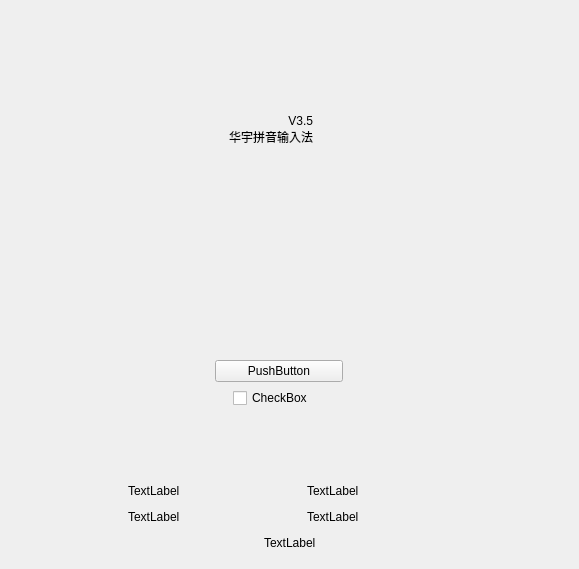
<?xml version="1.0" encoding="UTF-8"?>
<ui version="4.0">
 <class>AboutStackedWidget</class>
 <widget class="QWidget" name="AboutStackedWidget">
  <property name="geometry">
   <rect>
    <x>0</x>
    <y>0</y>
    <width>579</width>
    <height>569</height>
   </rect>
  </property>
  <property name="windowTitle">
   <string>Form</string>
  </property>
  <layout class="QVBoxLayout" name="verticalLayout_6">
   <property name="leftMargin">
    <number>0</number>
   </property>
   <property name="topMargin">
    <number>0</number>
   </property>
   <property name="rightMargin">
    <number>0</number>
   </property>
   <property name="bottomMargin">
    <number>0</number>
   </property>
   <item>
    <layout class="QVBoxLayout" name="verticalLayout_5" stretch="36,314,45,45,13">
     <item>
      <spacer name="verticalSpacer_3">
       <property name="orientation">
        <enum>Qt::Vertical</enum>
       </property>
       <property name="sizeHint" stdset="0">
        <size>
         <width>20</width>
         <height>18</height>
        </size>
       </property>
      </spacer>
     </item>
     <item>
      <layout class="QHBoxLayout" name="horizontalLayout" stretch="84,362,104">
       <property name="spacing">
        <number>0</number>
       </property>
       <item>
        <spacer name="horizontalSpacer">
         <property name="orientation">
          <enum>Qt::Horizontal</enum>
         </property>
         <property name="sizeHint" stdset="0">
          <size>
           <width>40</width>
           <height>20</height>
          </size>
         </property>
        </spacer>
       </item>
       <item>
        <widget class="QWidget" name="logo_widget" native="true">
         <property name="minimumSize">
          <size>
           <width>0</width>
           <height>0</height>
          </size>
         </property>
         <property name="maximumSize">
          <size>
           <width>16777215</width>
           <height>16635</height>
          </size>
         </property>
         <layout class="QVBoxLayout" name="verticalLayout_4" stretch="70,0,200,30,20">
          <property name="spacing">
           <number>0</number>
          </property>
          <property name="leftMargin">
           <number>0</number>
          </property>
          <property name="topMargin">
           <number>0</number>
          </property>
          <property name="rightMargin">
           <number>0</number>
          </property>
          <property name="bottomMargin">
           <number>0</number>
          </property>
          <item>
           <spacer name="verticalSpacer_9">
            <property name="orientation">
             <enum>Qt::Vertical</enum>
            </property>
            <property name="sizeType">
             <enum>QSizePolicy::Expanding</enum>
            </property>
            <property name="sizeHint" stdset="0">
             <size>
              <width>20</width>
              <height>37</height>
             </size>
            </property>
           </spacer>
          </item>
          <item>
           <widget class="QWidget" name="widget" native="true">
            <layout class="QVBoxLayout" name="verticalLayout_2" stretch="2,2">
             <property name="spacing">
              <number>0</number>
             </property>
             <property name="leftMargin">
              <number>0</number>
             </property>
             <property name="topMargin">
              <number>0</number>
             </property>
             <property name="rightMargin">
              <number>0</number>
             </property>
             <property name="bottomMargin">
              <number>0</number>
             </property>
             <item>
              <layout class="QHBoxLayout" name="horizontalLayout_6" stretch="118,95,149">
               <item>
                <spacer name="horizontalSpacer_16">
                 <property name="orientation">
                  <enum>Qt::Horizontal</enum>
                 </property>
                 <property name="sizeType">
                  <enum>QSizePolicy::Expanding</enum>
                 </property>
                 <property name="sizeHint" stdset="0">
                  <size>
                   <width>230</width>
                   <height>20</height>
                  </size>
                 </property>
                </spacer>
               </item>
               <item>
                <widget class="QLabel" name="version_label">
                 <property name="layoutDirection">
                  <enum>Qt::RightToLeft</enum>
                 </property>
                 <property name="text">
                  <string>V3.5</string>
                 </property>
                 <property name="alignment">
                  <set>Qt::AlignBottom|Qt::AlignRight|Qt::AlignTrailing</set>
                 </property>
                </widget>
               </item>
               <item>
                <spacer name="horizontalSpacer_17">
                 <property name="orientation">
                  <enum>Qt::Horizontal</enum>
                 </property>
                 <property name="sizeHint" stdset="0">
                  <size>
                   <width>40</width>
                   <height>20</height>
                  </size>
                 </property>
                </spacer>
               </item>
              </layout>
             </item>
             <item>
              <layout class="QHBoxLayout" name="horizontalLayout_7" stretch="118,95,149">
               <item>
                <spacer name="horizontalSpacer_14">
                 <property name="orientation">
                  <enum>Qt::Horizontal</enum>
                 </property>
                 <property name="sizeType">
                  <enum>QSizePolicy::Expanding</enum>
                 </property>
                 <property name="sizeHint" stdset="0">
                  <size>
                   <width>180</width>
                   <height>20</height>
                  </size>
                 </property>
                </spacer>
               </item>
               <item>
                <widget class="QLabel" name="name_label">
                 <property name="text">
                  <string>华宇拼音输入法</string>
                 </property>
                 <property name="alignment">
                  <set>Qt::AlignRight|Qt::AlignTop|Qt::AlignTrailing</set>
                 </property>
                </widget>
               </item>
               <item>
                <spacer name="horizontalSpacer_15">
                 <property name="orientation">
                  <enum>Qt::Horizontal</enum>
                 </property>
                 <property name="sizeHint" stdset="0">
                  <size>
                   <width>40</width>
                   <height>20</height>
                  </size>
                 </property>
                </spacer>
               </item>
              </layout>
             </item>
            </layout>
           </widget>
          </item>
          <item>
           <spacer name="verticalSpacer_8">
            <property name="orientation">
             <enum>Qt::Vertical</enum>
            </property>
            <property name="sizeType">
             <enum>QSizePolicy::Expanding</enum>
            </property>
            <property name="sizeHint" stdset="0">
             <size>
              <width>13</width>
              <height>157</height>
             </size>
            </property>
           </spacer>
          </item>
          <item>
           <layout class="QVBoxLayout" name="verticalLayout_3" stretch="10,5,10,10,10">
            <property name="spacing">
             <number>6</number>
            </property>
            <item>
             <layout class="QHBoxLayout" name="horizontalLayout_12" stretch="120,120,120">
              <item>
               <spacer name="horizontalSpacer_18">
                <property name="orientation">
                 <enum>Qt::Horizontal</enum>
                </property>
                <property name="sizeHint" stdset="0">
                 <size>
                  <width>40</width>
                  <height>20</height>
                 </size>
                </property>
               </spacer>
              </item>
              <item>
               <widget class="QLabel" name="loading_label">
                <property name="sizePolicy">
                 <sizepolicy hsizetype="Preferred" vsizetype="Expanding">
                  <horstretch>0</horstretch>
                  <verstretch>0</verstretch>
                 </sizepolicy>
                </property>
                <property name="minimumSize">
                 <size>
                  <width>0</width>
                  <height>0</height>
                 </size>
                </property>
                <property name="maximumSize">
                 <size>
                  <width>15536</width>
                  <height>15536</height>
                 </size>
                </property>
                <property name="text">
                 <string/>
                </property>
               </widget>
              </item>
              <item>
               <spacer name="horizontalSpacer_19">
                <property name="orientation">
                 <enum>Qt::Horizontal</enum>
                </property>
                <property name="sizeHint" stdset="0">
                 <size>
                  <width>40</width>
                  <height>20</height>
                 </size>
                </property>
               </spacer>
              </item>
             </layout>
            </item>
            <item>
             <spacer name="verticalSpacer_4">
              <property name="orientation">
               <enum>Qt::Vertical</enum>
              </property>
              <property name="sizeHint" stdset="0">
               <size>
                <width>20</width>
                <height>40</height>
               </size>
              </property>
             </spacer>
            </item>
            <item>
             <layout class="QHBoxLayout" name="horizontalLayout_10" stretch="120,120,120">
              <item>
               <spacer name="horizontalSpacer_22">
                <property name="orientation">
                 <enum>Qt::Horizontal</enum>
                </property>
                <property name="sizeHint" stdset="0">
                 <size>
                  <width>40</width>
                  <height>20</height>
                 </size>
                </property>
               </spacer>
              </item>
              <item>
               <widget class="QPushButton" name="update_now_btn">
                <property name="sizePolicy">
                 <sizepolicy hsizetype="Expanding" vsizetype="Expanding">
                  <horstretch>0</horstretch>
                  <verstretch>0</verstretch>
                 </sizepolicy>
                </property>
                <property name="minimumSize">
                 <size>
                  <width>0</width>
                  <height>0</height>
                 </size>
                </property>
                <property name="text">
                 <string>PushButton</string>
                </property>
               </widget>
              </item>
              <item>
               <spacer name="horizontalSpacer_23">
                <property name="orientation">
                 <enum>Qt::Horizontal</enum>
                </property>
                <property name="sizeHint" stdset="0">
                 <size>
                  <width>40</width>
                  <height>20</height>
                 </size>
                </property>
               </spacer>
              </item>
             </layout>
            </item>
            <item>
             <spacer name="verticalSpacer_5">
              <property name="orientation">
               <enum>Qt::Vertical</enum>
              </property>
              <property name="sizeHint" stdset="0">
               <size>
                <width>20</width>
                <height>40</height>
               </size>
              </property>
             </spacer>
            </item>
            <item>
             <layout class="QHBoxLayout" name="horizontalLayout_11" stretch="150,102,143">
              <item>
               <spacer name="horizontalSpacer_24">
                <property name="orientation">
                 <enum>Qt::Horizontal</enum>
                </property>
                <property name="sizeHint" stdset="0">
                 <size>
                  <width>40</width>
                  <height>20</height>
                 </size>
                </property>
               </spacer>
              </item>
              <item>
               <widget class="QCheckBox" name="auto_update_checkbox">
                <property name="sizePolicy">
                 <sizepolicy hsizetype="Minimum" vsizetype="Expanding">
                  <horstretch>0</horstretch>
                  <verstretch>0</verstretch>
                 </sizepolicy>
                </property>
                <property name="text">
                 <string>CheckBox</string>
                </property>
               </widget>
              </item>
              <item>
               <spacer name="horizontalSpacer_25">
                <property name="orientation">
                 <enum>Qt::Horizontal</enum>
                </property>
                <property name="sizeHint" stdset="0">
                 <size>
                  <width>40</width>
                  <height>20</height>
                 </size>
                </property>
               </spacer>
              </item>
             </layout>
            </item>
           </layout>
          </item>
          <item>
           <spacer name="verticalSpacer_6">
            <property name="orientation">
             <enum>Qt::Vertical</enum>
            </property>
            <property name="sizeType">
             <enum>QSizePolicy::Fixed</enum>
            </property>
            <property name="sizeHint" stdset="0">
             <size>
              <width>20</width>
              <height>13</height>
             </size>
            </property>
           </spacer>
          </item>
         </layout>
        </widget>
       </item>
       <item>
        <spacer name="horizontalSpacer_2">
         <property name="orientation">
          <enum>Qt::Horizontal</enum>
         </property>
         <property name="sizeHint" stdset="0">
          <size>
           <width>40</width>
           <height>20</height>
          </size>
         </property>
        </spacer>
       </item>
      </layout>
     </item>
     <item>
      <spacer name="verticalSpacer_2">
       <property name="orientation">
        <enum>Qt::Vertical</enum>
       </property>
       <property name="sizeHint" stdset="0">
        <size>
         <width>20</width>
         <height>18</height>
        </size>
       </property>
      </spacer>
     </item>
     <item>
      <layout class="QVBoxLayout" name="verticalLayout">
       <item>
        <layout class="QHBoxLayout" name="horizontalLayout_16" stretch="0,0,0,0,0,0,0">
         <item>
          <spacer name="horizontalSpacer_9">
           <property name="orientation">
            <enum>Qt::Horizontal</enum>
           </property>
           <property name="sizeType">
            <enum>QSizePolicy::Fixed</enum>
           </property>
           <property name="sizeHint" stdset="0">
            <size>
             <width>115</width>
             <height>20</height>
            </size>
           </property>
          </spacer>
         </item>
         <item>
          <widget class="QLabel" name="ime_web_logo_label">
           <property name="sizePolicy">
            <sizepolicy hsizetype="Preferred" vsizetype="Preferred">
             <horstretch>0</horstretch>
             <verstretch>0</verstretch>
            </sizepolicy>
           </property>
           <property name="text">
            <string/>
           </property>
          </widget>
         </item>
         <item>
          <widget class="QLabel" name="ime_web_content_label">
           <property name="sizePolicy">
            <sizepolicy hsizetype="MinimumExpanding" vsizetype="Preferred">
             <horstretch>0</horstretch>
             <verstretch>0</verstretch>
            </sizepolicy>
           </property>
           <property name="minimumSize">
            <size>
             <width>140</width>
             <height>0</height>
            </size>
           </property>
           <property name="text">
            <string>TextLabel</string>
           </property>
          </widget>
         </item>
         <item>
          <spacer name="horizontalSpacer_27">
           <property name="orientation">
            <enum>Qt::Horizontal</enum>
           </property>
           <property name="sizeType">
            <enum>QSizePolicy::Fixed</enum>
           </property>
           <property name="sizeHint" stdset="0">
            <size>
             <width>20</width>
             <height>20</height>
            </size>
           </property>
          </spacer>
         </item>
         <item>
          <widget class="QLabel" name="bbs_logo_label">
           <property name="sizePolicy">
            <sizepolicy hsizetype="Preferred" vsizetype="Preferred">
             <horstretch>0</horstretch>
             <verstretch>0</verstretch>
            </sizepolicy>
           </property>
           <property name="text">
            <string/>
           </property>
          </widget>
         </item>
         <item>
          <widget class="QLabel" name="bbs_content_label">
           <property name="sizePolicy">
            <sizepolicy hsizetype="MinimumExpanding" vsizetype="Preferred">
             <horstretch>0</horstretch>
             <verstretch>0</verstretch>
            </sizepolicy>
           </property>
           <property name="minimumSize">
            <size>
             <width>170</width>
             <height>0</height>
            </size>
           </property>
           <property name="text">
            <string>TextLabel</string>
           </property>
          </widget>
         </item>
         <item>
          <spacer name="horizontalSpacer_31">
           <property name="orientation">
            <enum>Qt::Horizontal</enum>
           </property>
           <property name="sizeType">
            <enum>QSizePolicy::Expanding</enum>
           </property>
           <property name="sizeHint" stdset="0">
            <size>
             <width>100</width>
             <height>20</height>
            </size>
           </property>
          </spacer>
         </item>
        </layout>
       </item>
       <item>
        <layout class="QHBoxLayout" name="horizontalLayout_14" stretch="0,0,0,0,0,0,0">
         <item>
          <spacer name="horizontalSpacer_8">
           <property name="orientation">
            <enum>Qt::Horizontal</enum>
           </property>
           <property name="sizeType">
            <enum>QSizePolicy::Fixed</enum>
           </property>
           <property name="sizeHint" stdset="0">
            <size>
             <width>115</width>
             <height>20</height>
            </size>
           </property>
          </spacer>
         </item>
         <item>
          <widget class="QLabel" name="phone_logo_label">
           <property name="sizePolicy">
            <sizepolicy hsizetype="Preferred" vsizetype="Preferred">
             <horstretch>0</horstretch>
             <verstretch>0</verstretch>
            </sizepolicy>
           </property>
           <property name="text">
            <string/>
           </property>
          </widget>
         </item>
         <item>
          <widget class="QLabel" name="phone_content_label">
           <property name="sizePolicy">
            <sizepolicy hsizetype="MinimumExpanding" vsizetype="Preferred">
             <horstretch>0</horstretch>
             <verstretch>0</verstretch>
            </sizepolicy>
           </property>
           <property name="minimumSize">
            <size>
             <width>140</width>
             <height>0</height>
            </size>
           </property>
           <property name="text">
            <string>TextLabel</string>
           </property>
          </widget>
         </item>
         <item>
          <spacer name="horizontalSpacer_26">
           <property name="orientation">
            <enum>Qt::Horizontal</enum>
           </property>
           <property name="sizeType">
            <enum>QSizePolicy::Fixed</enum>
           </property>
           <property name="sizeHint" stdset="0">
            <size>
             <width>20</width>
             <height>20</height>
            </size>
           </property>
          </spacer>
         </item>
         <item>
          <widget class="QLabel" name="web_address_logo">
           <property name="sizePolicy">
            <sizepolicy hsizetype="Preferred" vsizetype="Preferred">
             <horstretch>0</horstretch>
             <verstretch>0</verstretch>
            </sizepolicy>
           </property>
           <property name="text">
            <string/>
           </property>
          </widget>
         </item>
         <item>
          <widget class="QLabel" name="web_address_content_label">
           <property name="sizePolicy">
            <sizepolicy hsizetype="MinimumExpanding" vsizetype="Preferred">
             <horstretch>0</horstretch>
             <verstretch>0</verstretch>
            </sizepolicy>
           </property>
           <property name="minimumSize">
            <size>
             <width>170</width>
             <height>0</height>
            </size>
           </property>
           <property name="text">
            <string>TextLabel</string>
           </property>
          </widget>
         </item>
         <item>
          <spacer name="horizontalSpacer_28">
           <property name="orientation">
            <enum>Qt::Horizontal</enum>
           </property>
           <property name="sizeType">
            <enum>QSizePolicy::Expanding</enum>
           </property>
           <property name="sizeHint" stdset="0">
            <size>
             <width>100</width>
             <height>20</height>
            </size>
           </property>
          </spacer>
         </item>
        </layout>
       </item>
       <item>
        <layout class="QHBoxLayout" name="horizontalLayout_15">
         <item>
          <spacer name="horizontalSpacer_29">
           <property name="orientation">
            <enum>Qt::Horizontal</enum>
           </property>
           <property name="sizeHint" stdset="0">
            <size>
             <width>40</width>
             <height>20</height>
            </size>
           </property>
          </spacer>
         </item>
         <item>
          <widget class="QLabel" name="copyRight_label">
           <property name="text">
            <string>TextLabel</string>
           </property>
          </widget>
         </item>
         <item>
          <spacer name="horizontalSpacer_30">
           <property name="orientation">
            <enum>Qt::Horizontal</enum>
           </property>
           <property name="sizeHint" stdset="0">
            <size>
             <width>40</width>
             <height>20</height>
            </size>
           </property>
          </spacer>
         </item>
        </layout>
       </item>
      </layout>
     </item>
     <item>
      <spacer name="verticalSpacer">
       <property name="orientation">
        <enum>Qt::Vertical</enum>
       </property>
       <property name="sizeHint" stdset="0">
        <size>
         <width>402</width>
         <height>13</height>
        </size>
       </property>
      </spacer>
     </item>
    </layout>
   </item>
  </layout>
 </widget>
 <resources/>
 <connections/>
</ui>
